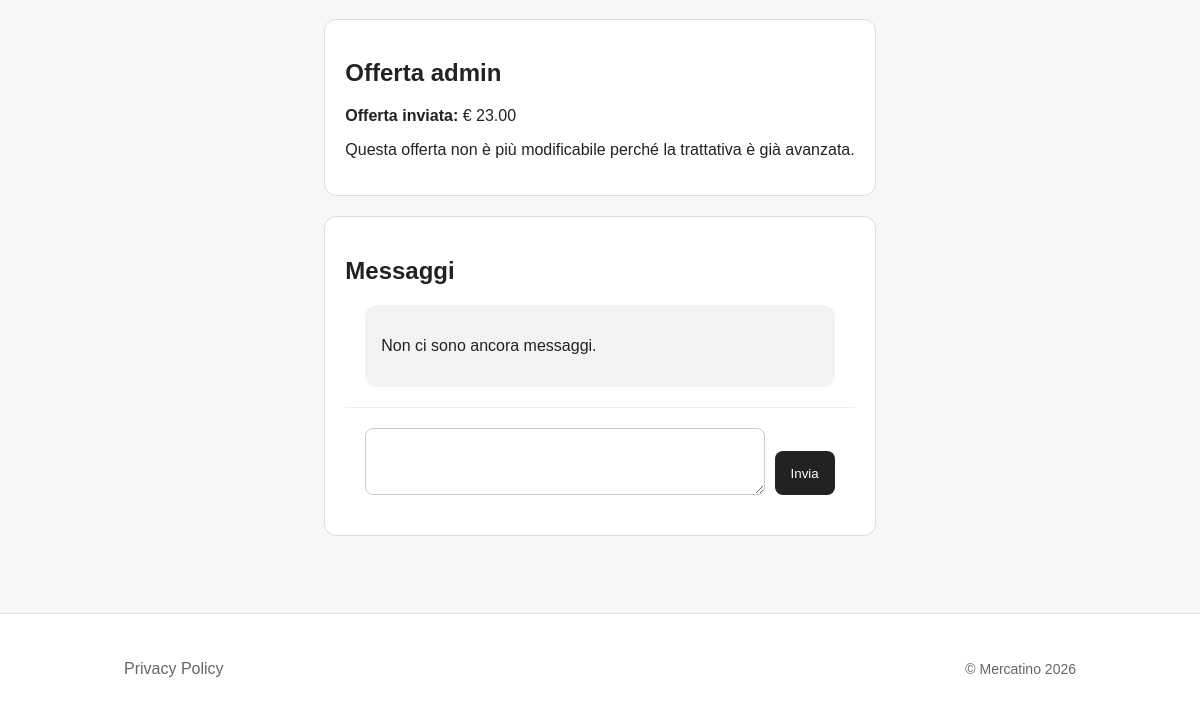
/staff/proposte/17/ (signed in, lower part), run on an earlier commit of the app's database.
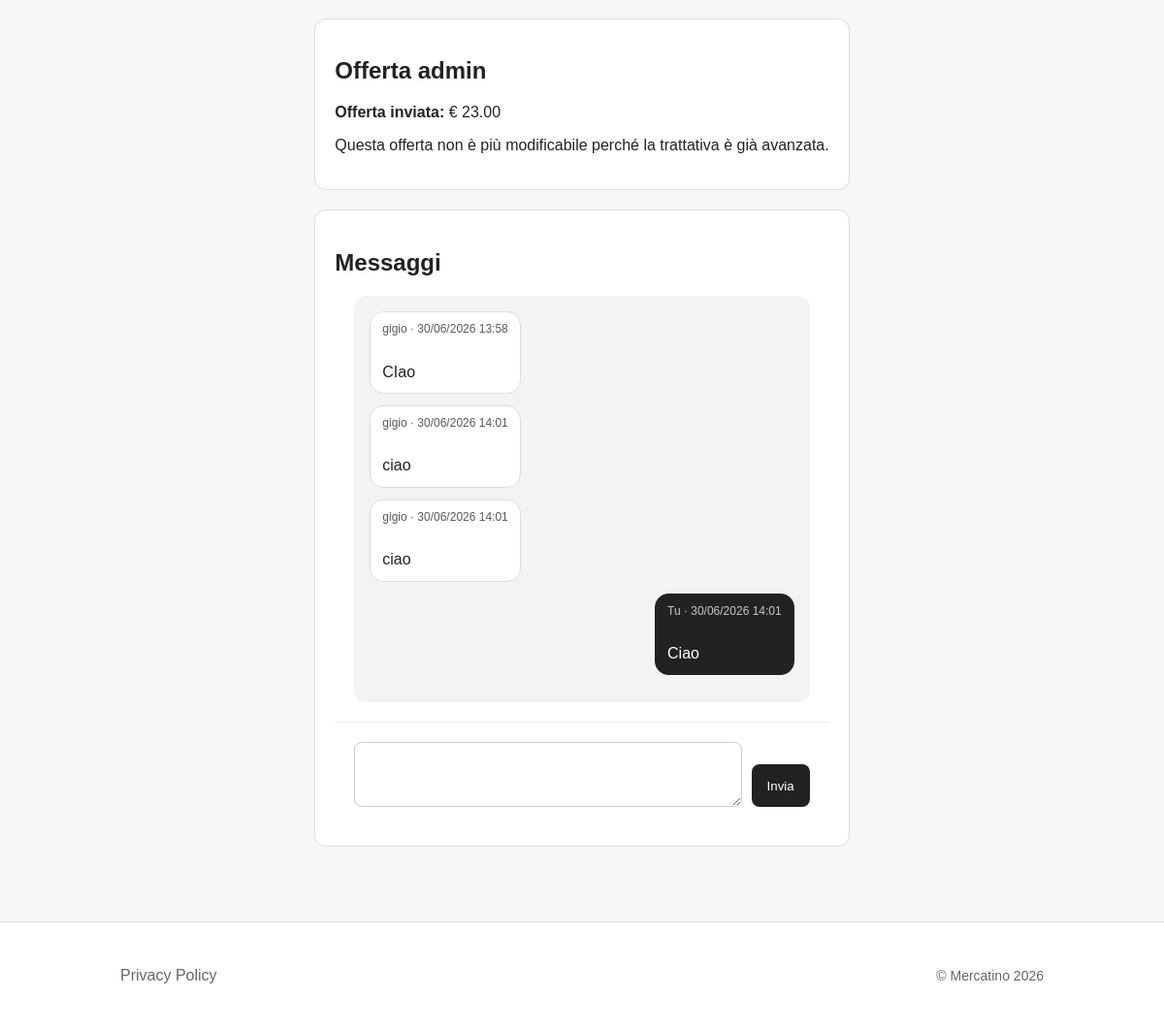
And on a later commit of the database.
### proposals/models.py (models this page shows, shortened)
class ProposalMessage(models.Model):
    proposal = models.ForeignKey(
        ItemProposal,
        on_delete=models.CASCADE,
        related_name="messages",
    )
    sender = models.ForeignKey(
        settings.AUTH_USER_MODEL,
        on_delete=models.CASCADE,
    )
    body = models.TextField(max_length=1000)
    created_at = models.DateTimeField(auto_now_add=True)
    class Meta:
        ordering = ["created_at"]

### staff_panel/views.py (the view, shortened to what this page needs)
# urls.py: path('proposte/<int:pk>/', staff_proposal_detail_view, name="staff_proposal_detail")
@login_required
@user_passes_test(lambda user: user.is_staff)
def staff_proposal_detail_view(request, pk):
    proposal = get_object_or_404(ItemProposal, pk=pk)
    message_form = ProposalMessageForm()
    offer_form = AdminOfferForm(instance=proposal)
    return render(request, "staff_panel/proposal_detail.html", {
    "proposal": proposal,
    "message_form": message_form,
    "offer_form": offer_form,
    })

### proposals/forms.py
class ProposalMessageForm(forms.ModelForm):
    class Meta:
        model = ProposalMessage
        fields = ["body"]
        labels = {
            "body": "Messaggio",
        }
        widgets = {
            "body": forms.Textarea(attrs={"rows": 3}),
        }

### staff_panel/forms.py
class AdminOfferForm(forms.ModelForm):
    admin_offer = forms.DecimalField(min_value=0, max_digits=8, decimal_places=2, label="Offerta admin",)
    class Meta:
        model = ItemProposal
        fields = ["admin_offer"]

### proposals/models.py (called while the page is built)
    @property
    def status_badge_class(self):
        classes = {
            self.Status.UNDER_REVIEW: "badge-gray",
            self.Status.NEGOTIATION: "badge-blue",
            self.Status.OFFER_SENT: "badge-purple",
            self.Status.OFFER_ACCEPTED: "badge-green",
            self.Status.WAITING_VINTED_LINK: "badge-orange",
            self.Status.VINTED_LINK_SENT: "badge-orange",
            self.Status.COMPLETED: "badge-green",
            self.Status.REJECTED: "badge-red",
        }
        return classes.get(self.status, "badge-gray")

### templates/staff_panel/proposal_detail.html (shortened to what this page needs)
{% extends "base.html" %}
{% block content %}
<div class="card">
    <h2>Offerta admin</h2>
    {% if proposal.status == "offer_accepted" or proposal.status == "vinted_link_sent" or proposal.status == "completed" %}
        {% if proposal.admin_offer %}
            <p><strong>Offerta inviata:</strong> € {{ proposal.admin_offer }}</p>
        {% else %}
            <p>Nessuna offerta inserita.</p>
        {% endif %}
        <p>Questa offerta non è più modificabile perché la trattativa è già avanzata.</p>
    {% endif %}
</div>
<div class="card">
    <h2>Messaggi</h2>
    <div class="chat-box">
        {% for message in proposal.messages.all %}
            {% if message.sender == request.user %}
                <div class="chat-row chat-row-own">
                    <div class="chat-bubble chat-bubble-own">
                        <div class="chat-meta">
                            Tu · {{ message.created_at|date:"d/m/Y H:i" }}
                        </div>
                        <div class="chat-text">
                            {{ message.body }}
                        </div>
                    </div>
                </div>
            {% else %}
                <div class="chat-row chat-row-other">
                    <div class="chat-bubble chat-bubble-other">
                        <div class="chat-meta">
                            {{ message.sender.username }} · {{ message.created_at|date:"d/m/Y H:i" }}
                        </div>
                        <div class="chat-text">
                            {{ message.body }}
                        </div>
                    </div>
                </div>
            {% endif %}
        {% empty %}
            <p>Non ci sono ancora messaggi.</p>
        {% endfor %}
    </div>
    <form method="post" class="chat-form">
        {{ message_form.body }}
        <button class="button"  type="submit"> Invia </button>
    </form>
</div>
{% endblock %}

What changed in the data, as far as the page shows it:
added ProposalMessage: sender.username "gigio", created_at "30/06/2026 13:58", body "CIao"
added ProposalMessage: sender.username "gigio", created_at "30/06/2026 14:01", body "ciao"
added ProposalMessage: sender.username "gigio", created_at "30/06/2026 14:01", body "ciao"
added ProposalMessage: created_at "30/06/2026 14:01", body "Ciao"
Also different on the page:
text no longer shown: "Non ci sono ancora messaggi."
